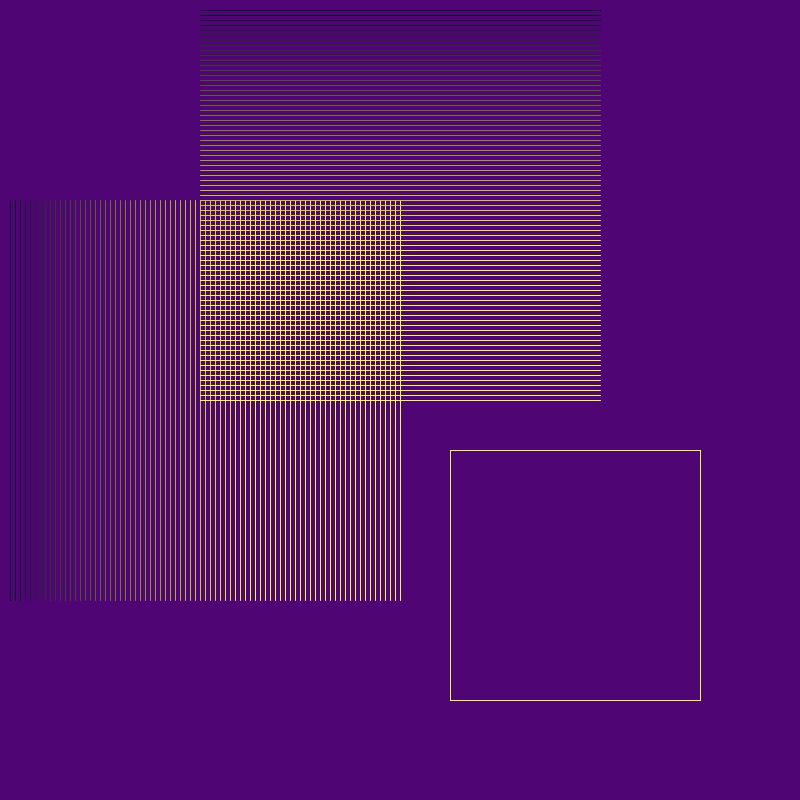
Frame 1 (no input)
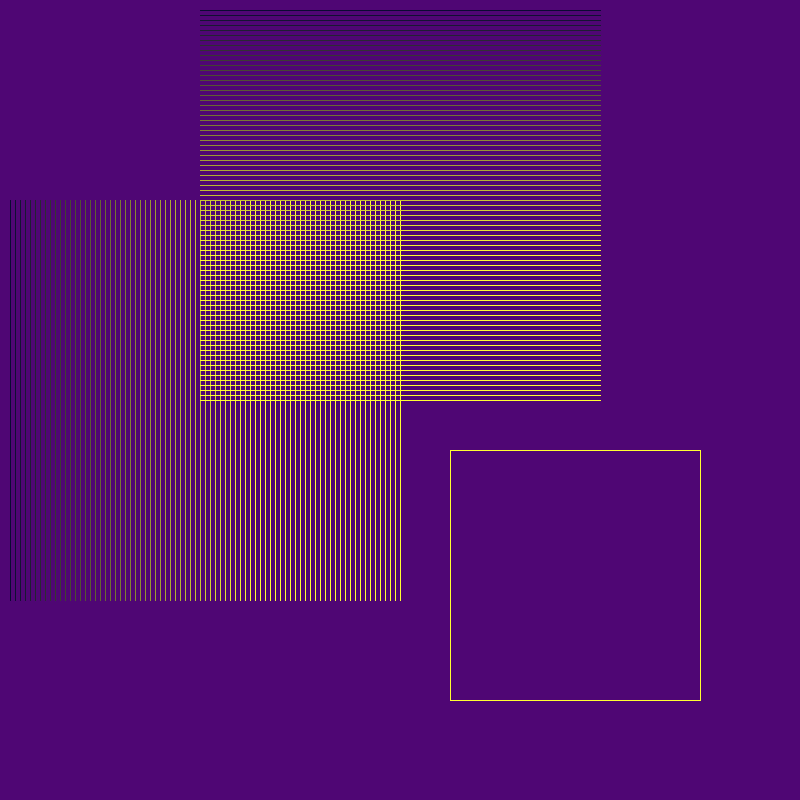
Frame 60 (the mouse pressed at the canvas centre just before this capture)
Frame 120 (the mouse held since frame 60 and released just before this capture): identical to frame 60, image omitted

The Processing sketch that drew these frames (run headless with seeded random() and noise(); from frame 60 on, the mouse is pressed at the canvas centre):

// Processing sketch: processing_173552
// ── processing_173552.pde

void setup (){
  size (800,800);
  background (79,6,116);
}
 
void draw (){
  lineasH();
  lineasV();
  noFill();
  rect (450,450, 250,250);
}
     
  void lineasH(){
  for (int x=10; x <=400; x=x+5){
    stroke(x,x,50);
    line (x,200,x,600);
  }
  }
   
   void lineasV(){
  for (int y=10; y<=400; y=y+5){
    
    stroke(y, y, 50);
    line (200,y,600,y);}
  }
